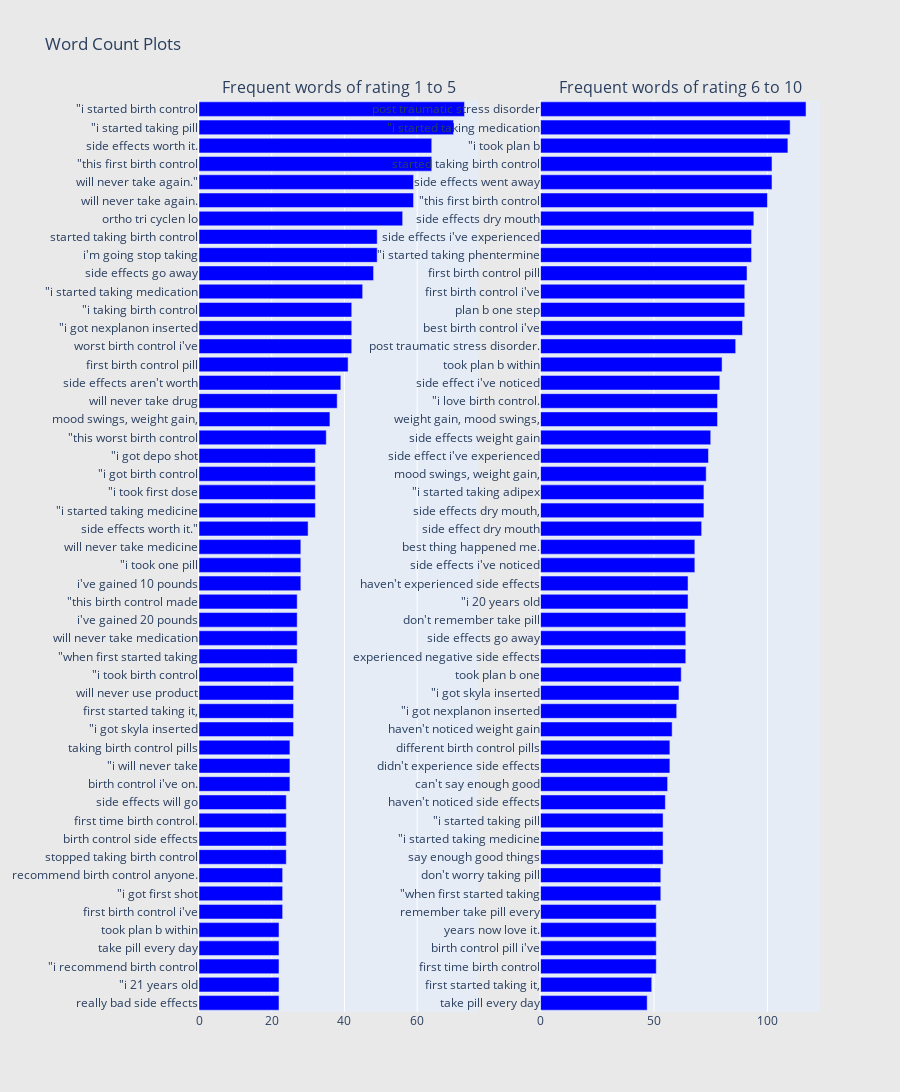

Notebook cell for this chart:
### Markdown cell above
**for_4_gram**

### Code cell
plot_ngrams_bar_charts(df_1_5, df_6_10, n_gram=4)    # for 4 gram

### Figure 1 — Plotly figure (JSON) as saved in the notebook; plotly's stock layout.template omitted (floating-point values rounded to 4 significant figures)
{"data": [{"marker": {"color": "blue"}, "orientation": "h", "showlegend": false, "type": "bar", "x": [22, 22, 22, 22, 22, 23, 23, 23, 24, 24, 24, 24, 25, 25, 25, 26, 26, 26, 26, 27, 27, 27, 27, 28, 28, 28, 30, 32, 32, 32, 32, 35, 36, 38, 39, 41, 42, 42, 42, 45, 48, 49, 49, 56, 59, 59, 64, 64, 70, 73], "xaxis": "x", "y": ["really bad side effects", "\"i 21 years old", "\"i recommend birth control", "take pill every day", "took plan b within", "first birth control i&#039;ve", "\"i got first shot", "recommend birth control anyone.", "stopped taking birth control", "birth control side effects", "first time birth control.", "side effects will go", "birth control i&#039;ve on.", "\"i will never take", "taking birth control pills", "\"i got skyla inserted", "first started taking it,", "will never use product", "\"i took birth control", "\"when first started taking", "will never take medication", "i&#039;ve gained 20 pounds", "\"this birth control made", "i&#039;ve gained 10 pounds", "\"i took one pill", "will never take medicine", "side effects worth it.\"", "\"i started taking medicine", "\"i took first dose", "\"i got birth control", "\"i got depo shot", "\"this worst birth control", "mood swings, weight gain,", "will never take drug", "side effects aren&#039;t worth", "first birth control pill", "worst birth control i&#039;ve", "\"i got nexplanon inserted", "\"i taking birth control", "\"i started taking medication", "side effects go away", "i&#039;m going stop taking", "started taking birth control", "ortho tri cyclen lo", "will never take again.", "will never take again.\"", "\"this first birth control", "side effects worth it.", "\"i started taking pill", "\"i started birth control"], "yaxis": "y"}, {"marker": {"color": "blue"}, "orientation": "h", "showlegend": false, "type": "bar", "x": [47, 49, 51, 51, 51, 51, 53, 53, 54, 54, 54, 55, 56, 57, 57, 58, 60, 61, 62, 64, 64, 64, 65, 65, 68, 68, 71, 72, 72, 73, 74, 75, 78, 78, 79, 80, 86, 89, 90, 90, 91, 93, 93, 94, 100, 102, 102, 109, 110, 117], "xaxis": "x2", "y": ["take pill every day", "first started taking it,", "first time birth control", "birth control pill i&#039;ve", "years now love it.", "remember take pill every", "\"when first started taking", "don&#039;t worry taking pill", "say enough good things", "\"i started taking medicine", "\"i started taking pill", "haven&#039;t noticed side effects", "can&#039;t say enough good", "didn&#039;t experience side effects", "different birth control pills", "haven&#039;t noticed weight gain", "\"i got nexplanon inserted", "\"i got skyla inserted", "took plan b one", "experienced negative side effects", "side effects go away", "don&#039;t remember take pill", "\"i 20 years old", "haven&#039;t experienced side effects", "side effects i&#039;ve noticed", "best thing happened me.", "side effect dry mouth", "side effects dry mouth,", "\"i started taking adipex", "mood swings, weight gain,", "side effect i&#039;ve experienced", "side effects weight gain", "weight gain, mood swings,", "\"i love birth control.", "side effect i&#039;ve noticed", "took plan b within", "post traumatic stress disorder.", "best birth control i&#039;ve", "plan b one step", "first birth control i&#039;ve", "first birth control pill", "\"i started taking phentermine", "side effects i&#039;ve experienced", "side effects dry mouth", "\"this first birth control", "side effects went away", "started taking birth control", "\"i took plan b", "\"i started taking medication", "post traumatic stress disorder"], "yaxis": "y2"}], "layout": {"annotations": [{"font": {"size": 16}, "showarrow": false, "text": "Frequent words of rating 1 to 5", "x": 0.225, "xanchor": "center", "xref": "paper", "y": 1, "yanchor": "bottom", "yref": "paper"}, {"font": {"size": 16}, "showarrow": false, "text": "Frequent words of rating 6 to 10", "x": 0.775, "xanchor": "center", "xref": "paper", "y": 1, "yanchor": "bottom", "yref": "paper"}], "height": 1200, "paper_bgcolor": "rgb(233,233,233)", "title": {"text": "Word Count Plots"}, "width": 900, "xaxis": {"anchor": "y", "autorange": true, "domain": [0, 0.45], "range": [0, 76.84], "type": "linear"}, "xaxis2": {"anchor": "y2", "autorange": true, "domain": [0.55, 1], "range": [0, 123.2], "type": "linear"}, "yaxis": {"anchor": "x", "autorange": true, "domain": [0, 1], "range": [-0.5, 49.5], "type": "category"}, "yaxis2": {"anchor": "x2", "autorange": true, "domain": [0, 1], "range": [-0.5, 49.5], "type": "category"}}}
